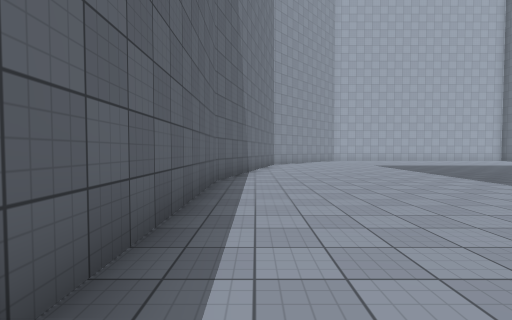
view 1 (above)

24 first-person views from a walk through a Unity game level. The camera is 1.4 m above the floor, tilts 2° down and sees 85° across. The floor is counted in squares, 2 m on a side. Each view is taken from the middle of a square. On the plan, view 1 faces up. The plan holds only what a view shows up to about 9 squares ahead; the rest is blank. The place goes on beyond the plan. The player is left out. Surface patterns are stand-ins for the level's own textures.

view 2
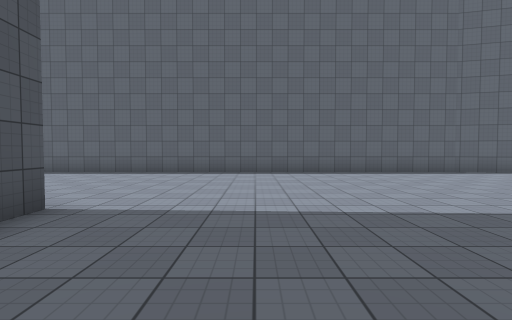

view 3
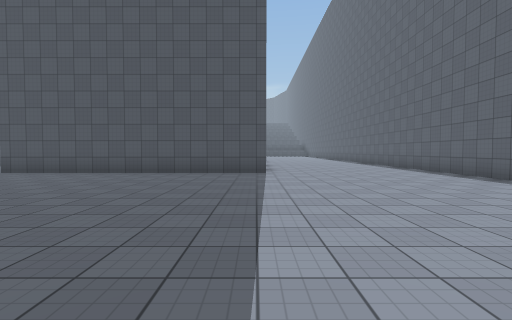

view 4
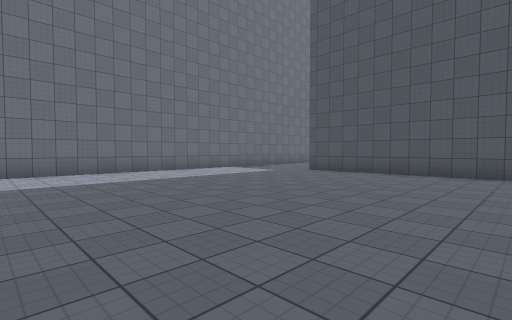

view 5
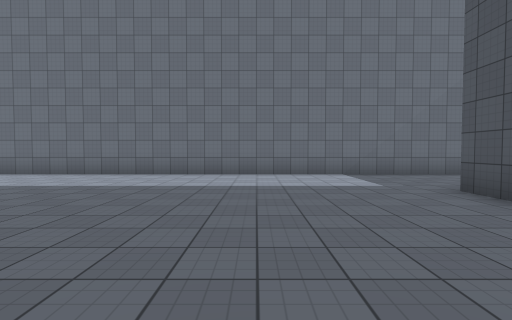

view 6
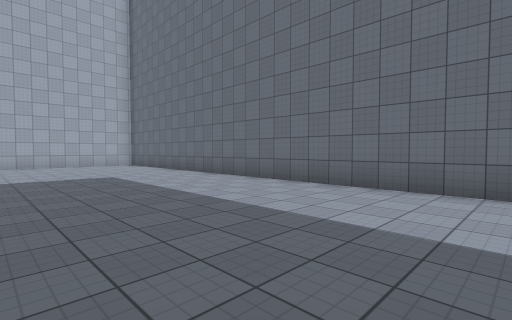

view 7
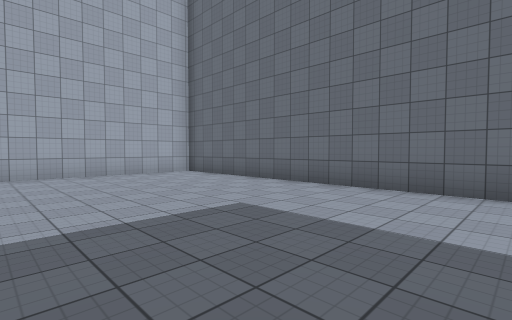

view 8
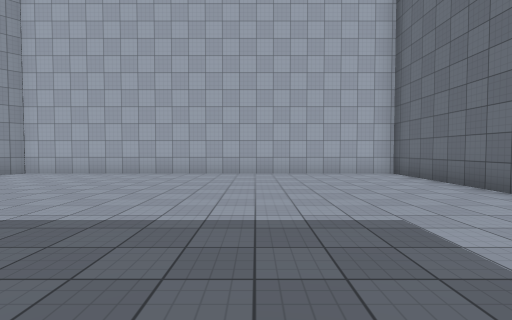

view 9
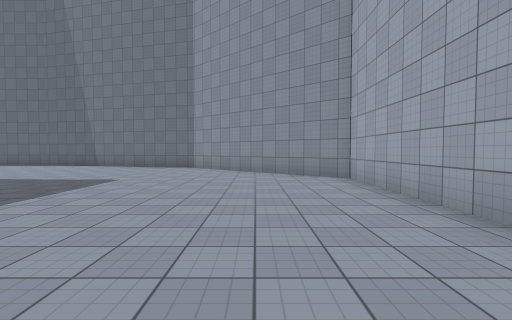

view 10
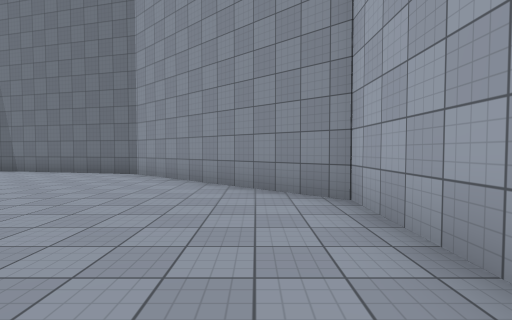

view 11
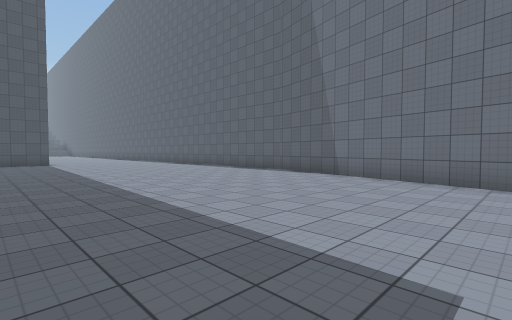

view 12
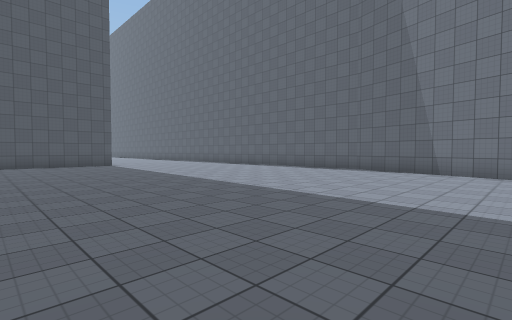

view 13
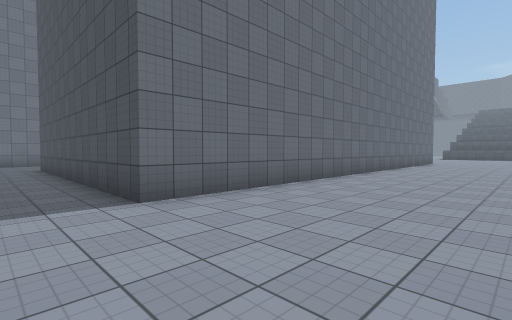

view 14
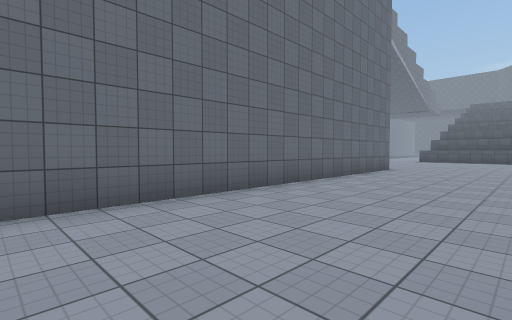

view 15
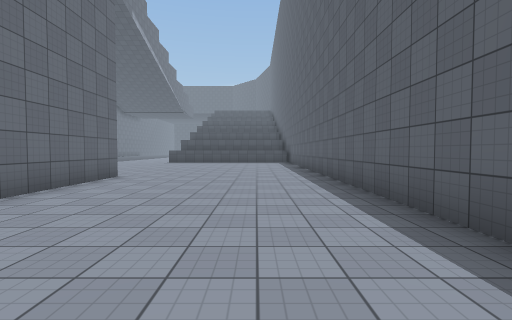

view 16
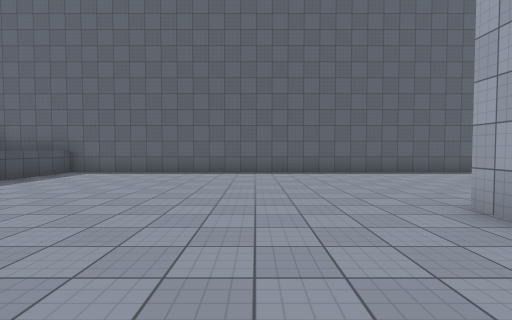

view 17
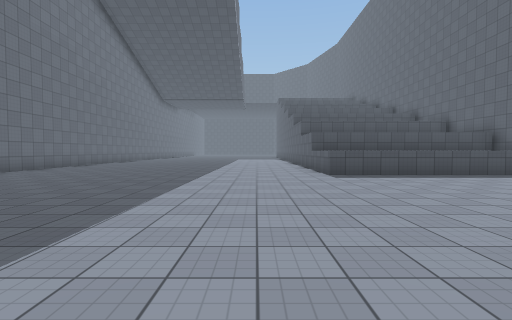

view 18
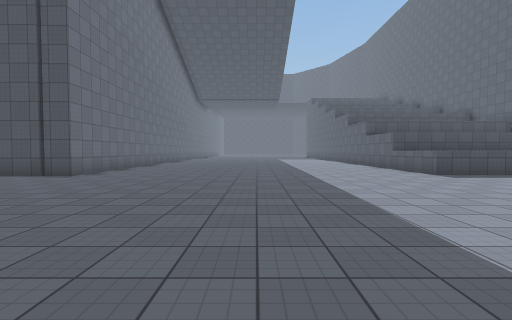

view 19
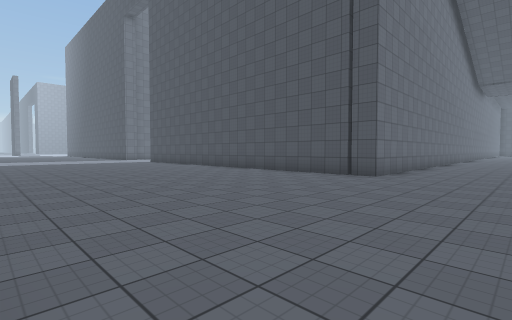

view 20
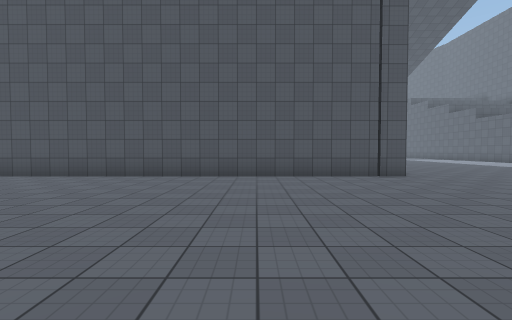

view 21
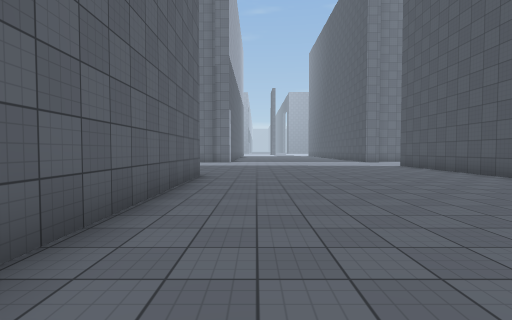

view 22
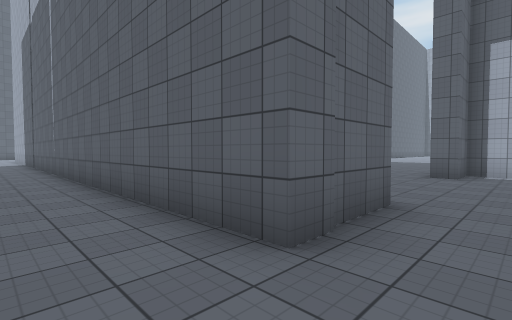

view 23
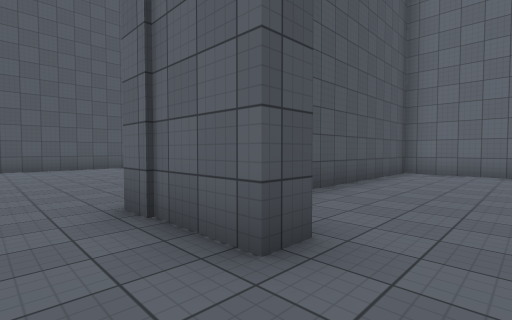

view 24
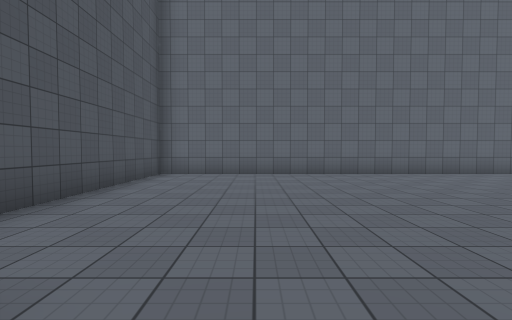

### Floor plan
Points are (right, up) in squares from view 1. A wall is a line through its corners. A room is listed if a view was taken in it or the views show most of it. See-through windows are left out.
Room 1 (views 1, 2, 3, 4, 5, 6, 7, 8, 9, 10, 11, 12, 13, 14, 15, 16, 17, 18, 19, 20, 21, 22)
walls: (16.1, -5) (16.1, 18.3) (5.1, 18.3) (0.9, 13.5) (-0.9, 6.2); (-0.9, 6.4) (-0.9, -6.9); (-0.9, -12) (-0.9, -28.2); (5.2, -17.4) (4.7, -17.4) (4.7, -2.5) (12.9, -2.5); (24.7, -17.4) (14.8, -17.4); (-0.7, -25.8) (5.9, -25.8) (5.9, -27); (16.1, -27.8) (16.1, -25.4) (26.5, -25.4)
ways out: opening at (25.5, -16.5) to room 2
Room 2 (views 23, 24)
walls: (16.8, -6.4) (16.8, -16.8) (22, -16.8); (25.6, -9.7) (24.7, -9.7) (24.7, -10.8) (24, -10.8); (24, -15.3) (24.7, -15.3) (24.7, -17.4)
ways out: opening at (25.5, -16.5) to room 1

Positions as (right, up) in squares from view 1, and headings:
1: (0, 0), facing up
2: (8, 0), facing left
3: (5, 6), facing down
4: (7, 6), facing down-right
5: (8, 1), facing right
6: (11, 5), facing up-right
7: (11, 10), facing up-right
8: (12, 10), facing up
9: (12, 16), facing left
10: (9, 17), facing left
11: (7, 13), facing down-left
12: (9, 11), facing down-left
13: (1, -1), facing down-right
14: (1, -7), facing down-right
15: (1, -10), facing down
16: (8, -20), facing left
17: (8, -18), facing down
18: (11, -18), facing down
19: (13, -18), facing down-right
20: (20, -18), facing down
21: (17, -19), facing right
22: (26, -19), facing up-left
23: (26, -14), facing down-left
24: (25, -14), facing left
